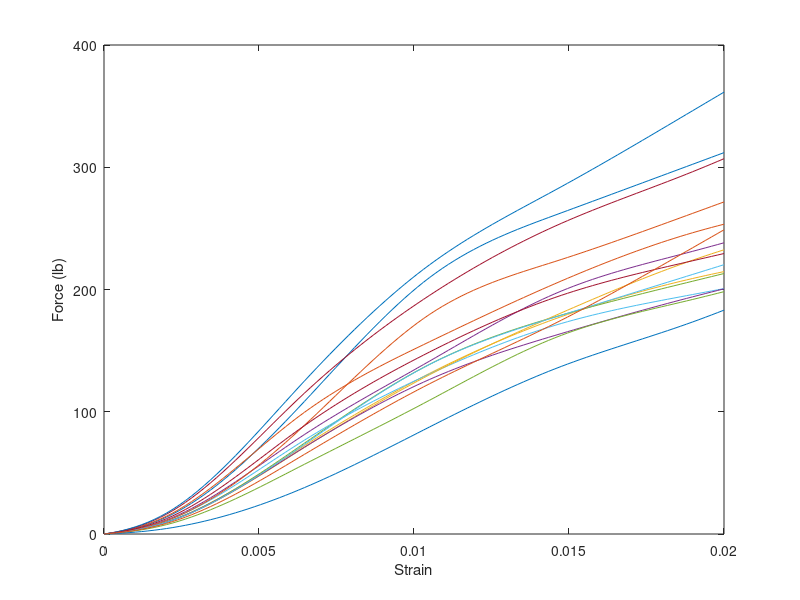
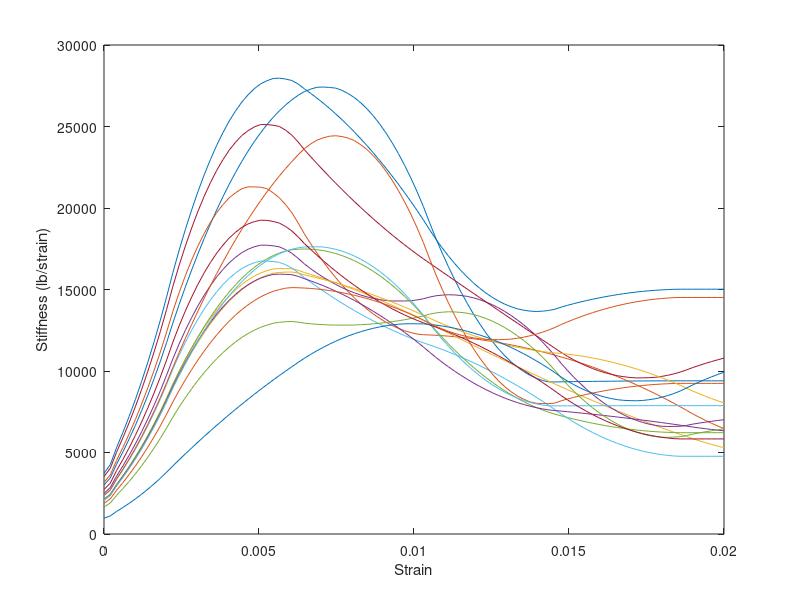

The MATLAB script that drew these images, in order:

load('pp.mat')

strain = linspace(0,20e-3,100)';

figure(1)
clf
box on
hold on
xlabel('Strain')
ylabel('Force (lb)')

figure(2)
clf
box on
hold on
xlabel('Strain')
ylabel('Stiffness (lb/strain)')

for i = 1:size(pp,2)
    figure(1)
    di = ppval(pp(i).d,strain);
    plot(strain,di)
    
    figure(2)
    ki = ppval(pp(i).k,strain);
    plot(strain,ki)
end
